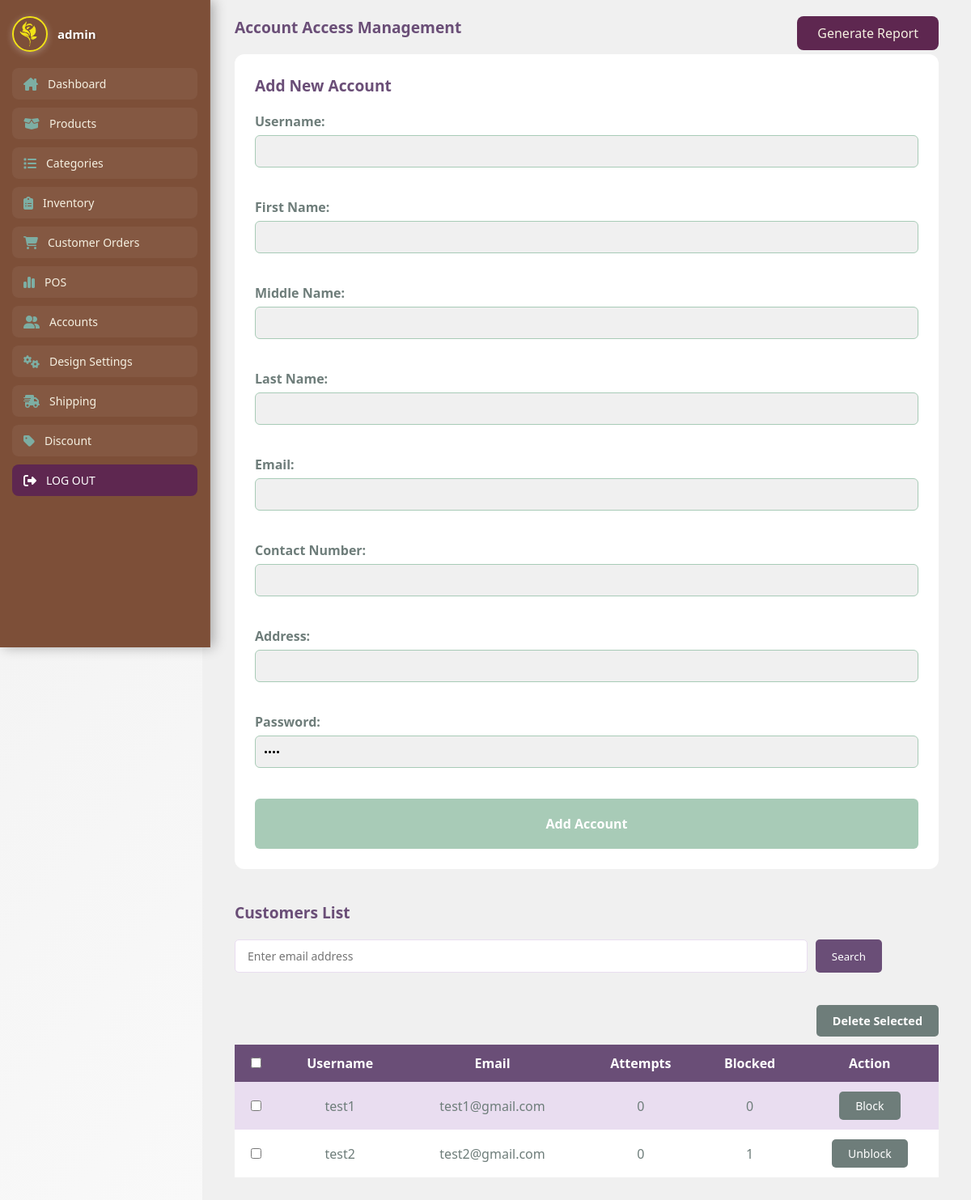
The page /php/unlock-user.php on the database as committed earlier.
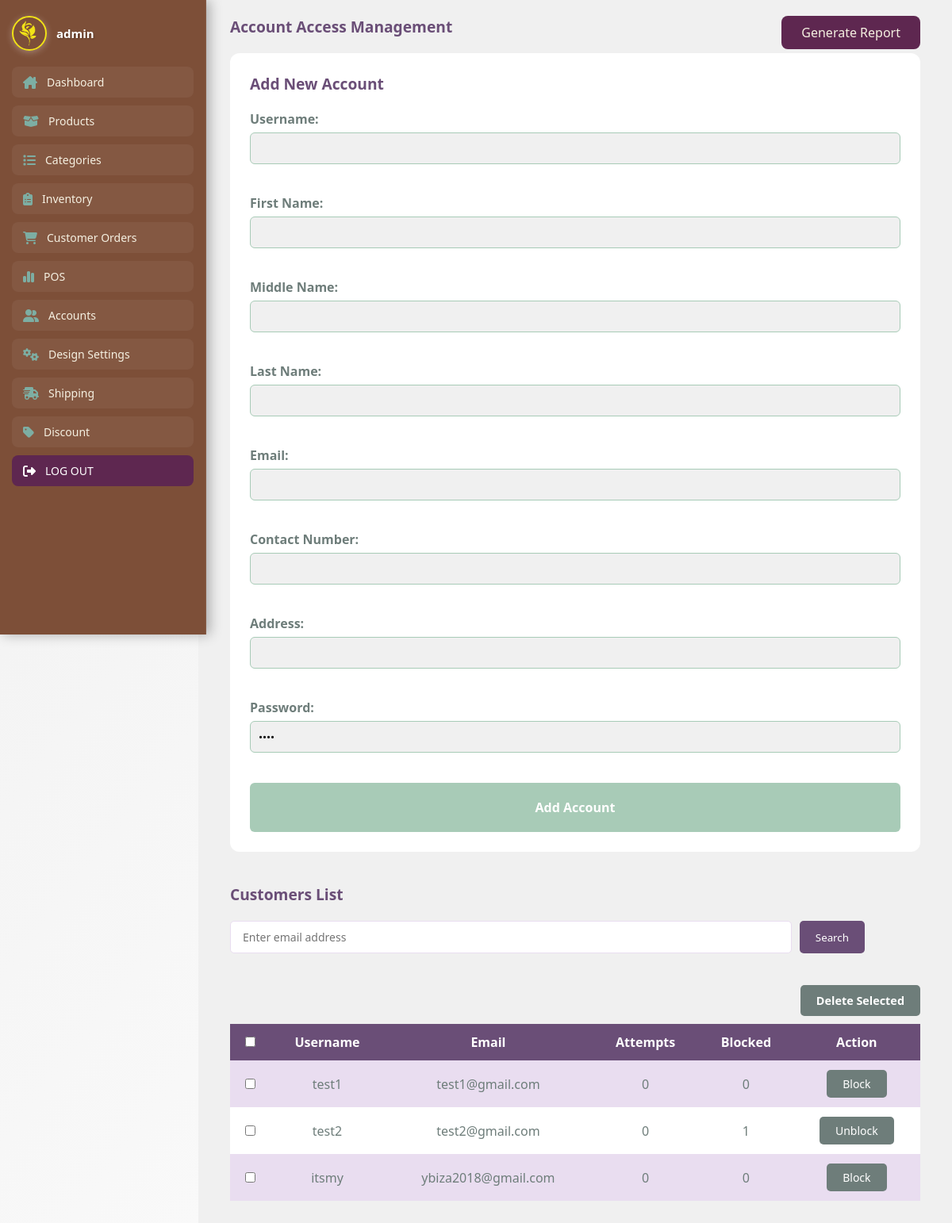
The same page on the database as committed later.
### tables this page shows
CREATE TABLE `users` (
  `id` int(11) NOT NULL,
  `name` varchar(50) NOT NULL,
  `email` varchar(60) NOT NULL,
  `password` varchar(255) NOT NULL,
  `verification_code` int(6) NOT NULL,
  `email_verified_at` datetime(6) DEFAULT NULL,
  `reset_token` varchar(255) DEFAULT NULL,
  `reset_token_expiration` varchar(255) DEFAULT NULL,
  `last_attempt` timestamp NOT NULL DEFAULT current_timestamp(),
  `blocked` tinyint(1) NOT NULL DEFAULT 0,
  `attempts` int(11) NOT NULL DEFAULT 0,
  `contact_number` varchar(255) NOT NULL,
  `address` varchar(255) NOT NULL,
  `image_path` varchar(255) DEFAULT NULL,
  `first_name` varchar(255) NOT NULL,
  `middle_name` varchar(255) NOT NULL,
  `last_name` varchar(255) NOT NULL
);

### php/unlock-user.php (the view, shortened to what this page needs)
<?php
include('admin-nav.php');
$searchEmail = $_GET["searchEmail"] ?? '';
$sql = $searchEmail ?
    "SELECT * FROM users WHERE email LIKE '%" . mysqli_real_escape_string($conn, $searchEmail) . "%'" :
    "SELECT * FROM users";
$result = mysqli_query($conn, $sql);
?>
<!DOCTYPE html>
<html lang="en">
<head>
    <link rel="stylesheet" href="../css/unlock-user.css">
</head>
<body>
<div class="main-container">
    <div class="content-wrapper">
<button class="report-btn" onclick="generateReport()">Generate Report</button>
    <div class="all">
        <h1 class="text1">Account Access Management</h1>
<div class="add">
    <h2 class="text4">Add New Account</h2>
    <form method="post" action="unlock-user.php">
        <label for="name">Username:</label>
        <input type="text" id="name" name="name" required><br><br>
        <label for="first_name">First Name:</label>
        <input type="text" id="first_name" name="first_name" required><br><br>
        <label for="middle_name">Middle Name:</label>
        <input type="text" id="middle_name" name="middle_name" required><br><br>
        <label for="last_name">Last Name:</label>
        <input type="text" id="last_name" name="last_name" required><br><br>
        <label for="new_email">Email:</label>
        <input type="email" id="new_email" name="new_email" required><br><br>
        <label for="contact_number">Contact Number:</label>
        <input type="text" id="contact_number" name="contact_number" required><br><br>
        <label for="address">Address:</label>
        <input type="text" id="address" name="address" required><br><br>
        <label for="password">Password:</label>
        <input type="password" id="password" name="password" value="0000" readonly><br><br>
        <button type="submit" class="buttonProduct" name="add_account">Add Account</button>
    </form>
</div>
    <div class="view">
    <h2 class="text4">Customers List</h2>
    <div class="table-controls">
    <form method="get" action="unlock-user.php" class="search-form">
        <input type="email" name="searchEmail" placeholder="Enter email address" required>
        <button type="submit" class="btnSearch">Search</button>
    </form>
    </div>
    <form method="POST">
    <button type="submit" name="delete_selected" class="deletebtn">Delete Selected</button>
        <table  cellspacing="0" cellpadding="10" class="viewTable">
            <tr>
                <th><input type="checkbox" onclick="toggleSelectAll(this)"></th>
                <th>Username</th>
                <th>Email</th>
                <th>Attempts</th>
                <th>Blocked</th>
                <th>Action</th>
            </tr>
            <?php while ($row = mysqli_fetch_array($result)): ?>
                <tr>
                    <td><input type="checkbox" name="selectedEmails[]" value="<?= htmlspecialchars($row['email']) ?>"></td>
                    <td><?= htmlspecialchars($row['name']) ?></td>
                    <td><?= htmlspecialchars($row['email']) ?></td>
                    <td><?= (int)$row['attempts'] ?></td>
                    <td><?= (int)$row['blocked'] ?></td>
                    <td>
                        <form method="POST" onsubmit="return confirmAdminPassword(this);" style="display:inline;">
                            <button type="submit" name="<?= $row['blocked'] == 0 ? 'block_user' : 'unblock_user' ?>" class="<?= $row['blocked'] == 0 ? 'blockbtn' : 'unblockbtn' ?>">
                                <?= $row['blocked'] == 0 ? 'Block' : 'Unblock' ?>
                            </button>
                        </form>
                    </td>
                </tr>
            <?php endwhile; ?>
        </table>
    </form>
</div>
</body>
</html>

Rows that differ between the two databases and show on the page:
added users: name "itsmy", email "ybiza2018@gmail.com", attempts "0", blocked "0", shows "Block"
